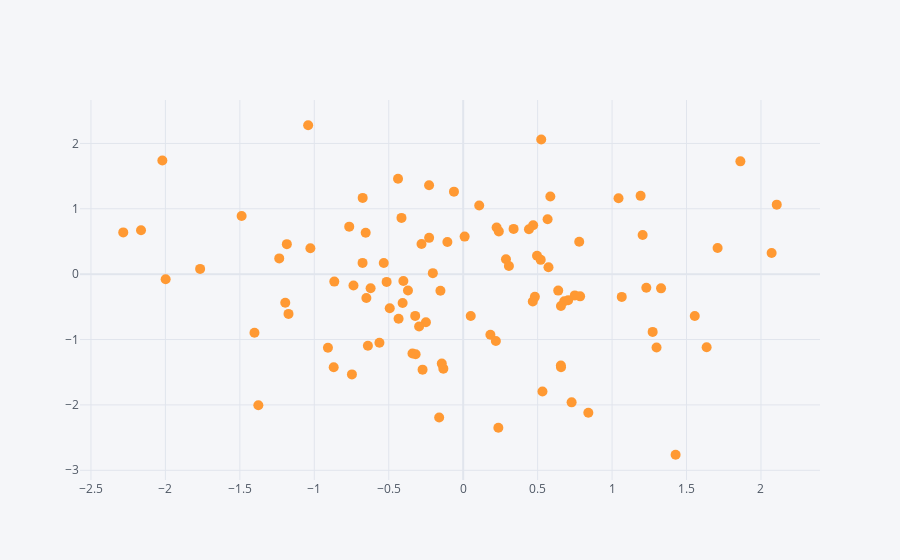

This figure's notebook cell:
### Code cell
df.iplot(kind='scatter',x='A',y='B', mode ='markers', size=10)
